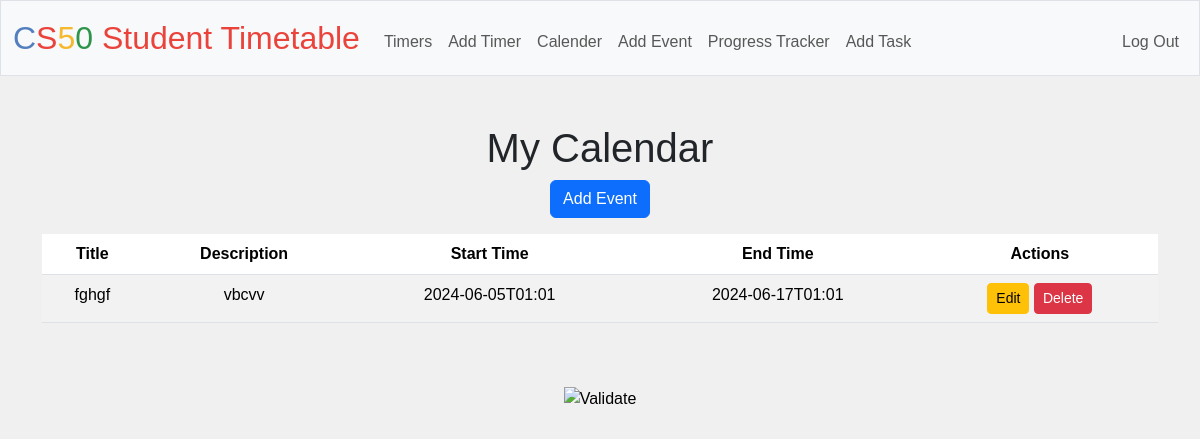
/calendar (signed in), run on the app's committed database.
### tables this page shows
CREATE TABLE calendars (
    id INTEGER PRIMARY KEY AUTOINCREMENT,
    userid INTEGER NOT NULL,
    title TEXT NOT NULL,
    description TEXT,
    start_time TEXT NOT NULL,
    end_time TEXT NOT NULL,
    FOREIGN KEY(userid) REFERENCES users(id)
);

### app.py (the view)
@app.route("/calendar")
@login_required
def calendar():
    if request.method == "GET":
        events = db.execute("SELECT * FROM calendars WHERE userid = ?", session.get("user_id"))
        return render_template("calendar.html", events=events)
    if request.method == "POST":
        if request.form.get("action") == "add_event":
            return redirect("/add_event")

### app.py (called while the page is built)
@app.after_request
def after_request(response):
    response.headers["Cache-Control"] = "no-cache, no-store, must-revalidate"
    response.headers["Expires"] = 0
    response.headers["Pragma"] = "no-cache"
    return response

### helpers.py (called while the page is built)
def login_required(f):
    @wraps(f)
    def decorated_function(*args, **kwargs):
        if session.get("user_id") is None:
            return redirect("/login")
        return f(*args, **kwargs)
    return decorated_function

### templates/calendar.html (shortened to what this page needs)
{% extends "layout.html" %}
{% block main %}
    <h1>My Calendar</h1>
    <form action="/" method="post">
        <div class="mb-3">
            <button class="btn btn-primary" type="submit" name="action" value="add_event">Add Event</button>
        </div>
    </form>
    <table class="table table-striped">
        <thead>
            <tr>
                <th>Title</th>
                <th>Description</th>
                <th>Start Time</th>
                <th>End Time</th>
                <th>Actions</th>
            </tr>
        </thead>
        <tbody>
            {% for event in events %}
                <tr>
                    <td>{{ event.title }}</td>
                    <td>{{ event.description }}</td>
                    <td> {{ event.start_time }} </td>
                    <td> {{ event.end_time }} </td>
                    <td>
                        <a href="/update_event/{{ event.id }}" class="btn btn-warning btn-sm">Edit</a>
                        <form action="/delete_event/{{ event.id }}" method="post" style="display:inline;">
                            <button type="submit" class="btn btn-danger btn-sm">Delete</button>
                        </form>
                    </td>
                </tr>
            {% endfor %}
        </tbody>
    </table>
{% endblock %}

### static/styles.css (style rules this page uses)
body { font-family: 'Arial', sans-serif; margin: 0; background-color: #f0f0f0; }

### data on the page
calendars: title "fghgf", description "vbcvv", start_time "2024-06-05T01:01", end_time "2024-06-17T01:01"
